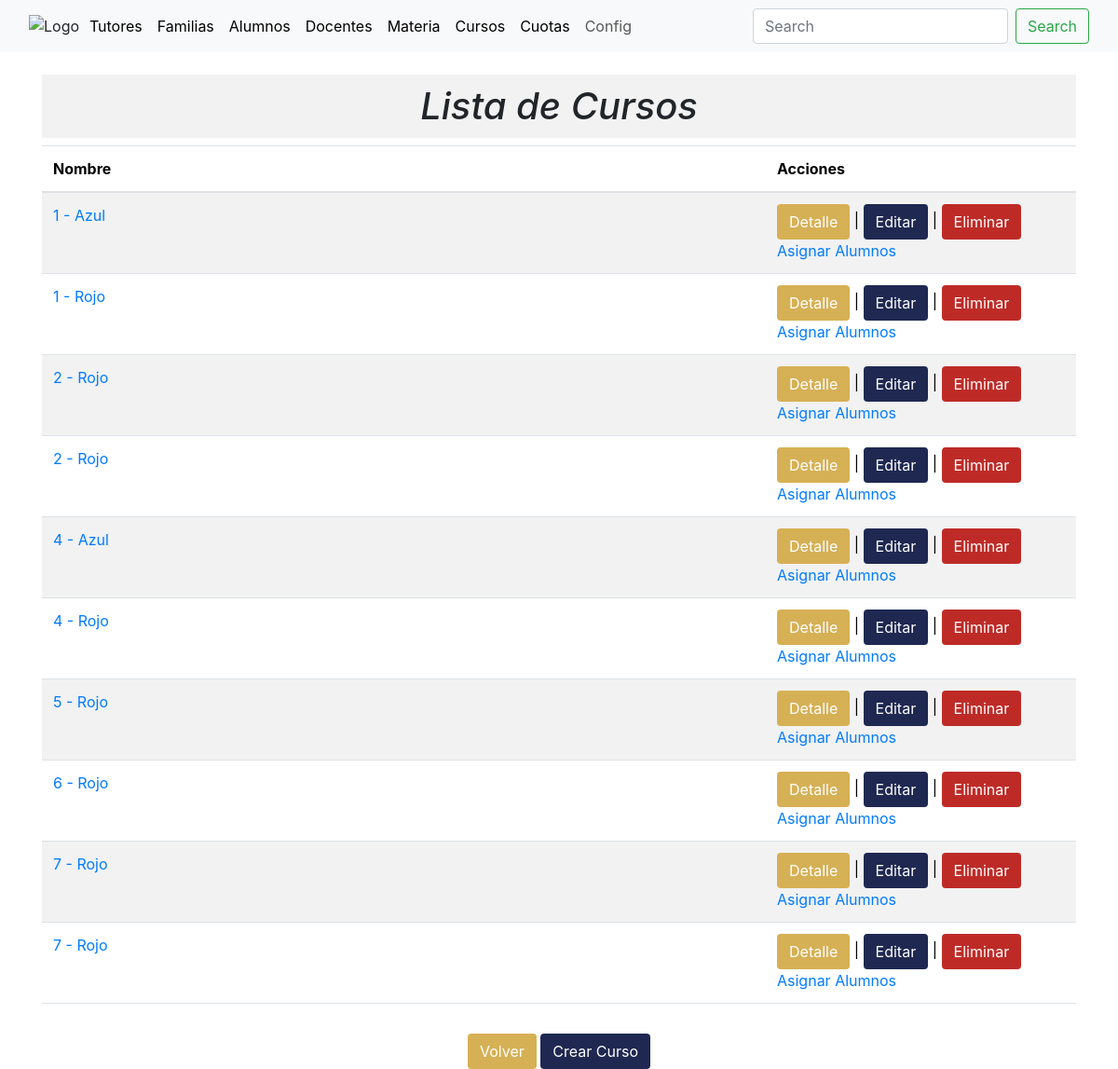
Before: /cursos/ with the older database file.
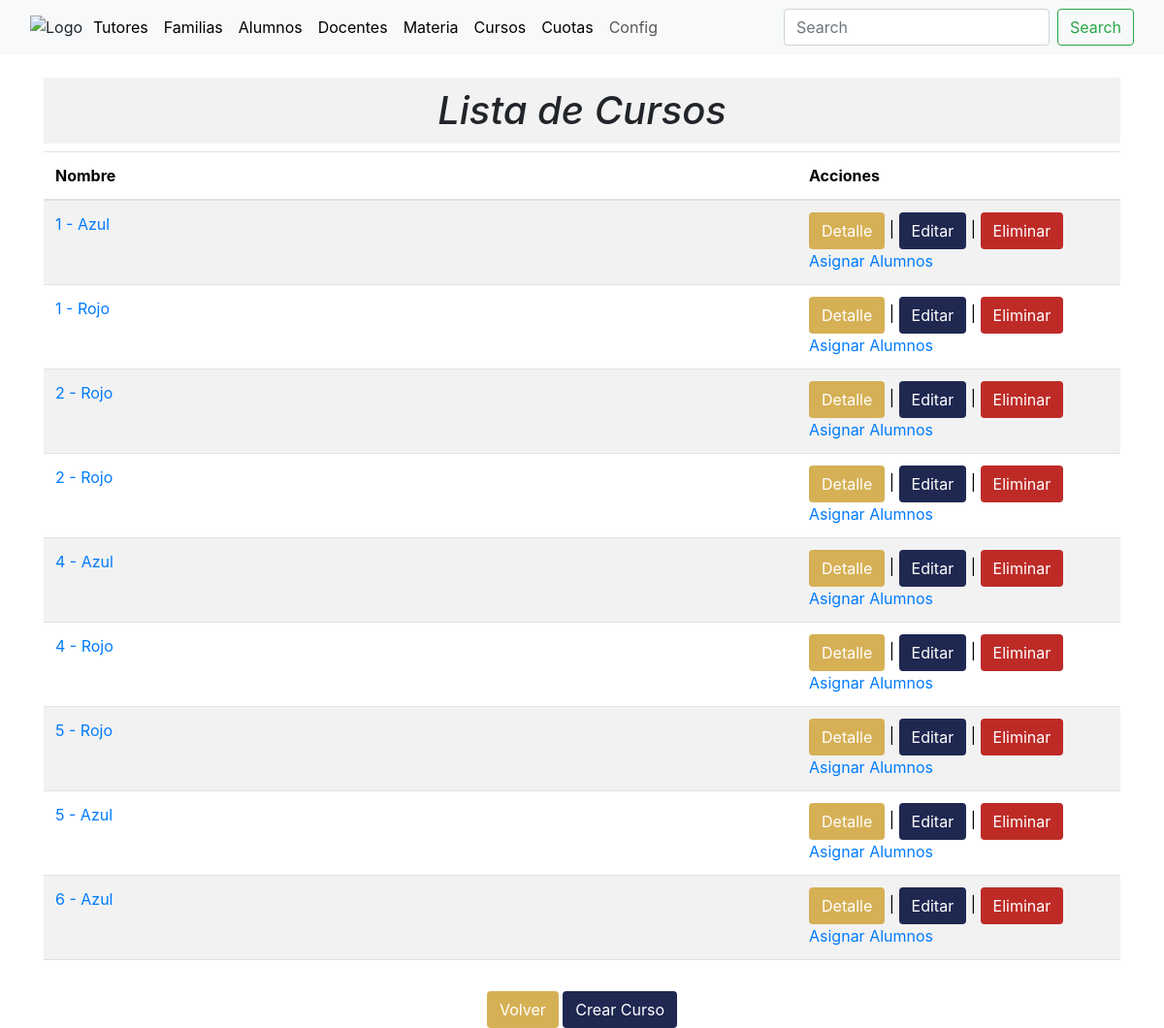
After: the same page with the newer database file.
### academico/models.py (models this page shows, shortened)
class Cursos(models.Model):
    año = [('1', 'Primero'),('2', 'Segundo'),('3', 'Tercero'),('4', 'Cuarto'),('5', 'Quinto'),('6', 'Sexto'),('7', 'Septimo'),]
    años = models.CharField(max_length=1, choices=año, default=1)
    Division = models.ForeignKey(Division, on_delete=models.CASCADE)
    Materias = models.ManyToManyField(Materias,blank=False, related_name="cursos")
    nivel = [('1', 'Inicial'),('2', 'Primario'),('3', 'Secundario')]
    Nivels = models.CharField(max_length=1, choices=nivel, default=1)
    class Meta:
        db_table = 'Cursos'
        verbose_name = 'Curso'
        verbose_name_plural = 'Cursos'

class Division(models.Model):
    Division = models.CharField(max_length=255)
    def __str__(self):
        return '%s '%(self.Division)
    class Meta:
        db_table = 'Divisiones'
        verbose_name = 'Division'
        verbose_name_plural = 'Divisiones'

### academico/views.py (the view)
# urls.py: path('cursos/', views.cursos_list, name='cursos_list'),
def cursos_list(request):
    cursos = Cursos.objects.all()
    materias = Materias.objects.all()  # Agrega las materias al contexto
    tutores = Docentes.objects.all()  # Agrega los tutores al contexto
    context = {
        'cursos': cursos,
        'materias': materias,
        'tutores': tutores
    }
    return render(request, 'curso_list.html', context)

### academico/models.py (called while the page is built)
    def __str__(self):
        return '%s %s '%(self.Apellidos, self.Nombres)

### academico/templates/curso_list.html (shortened to what this page needs)
{% extends "base.html" %}
{% block content %}
<main>
  <div class="container mt-4">
    <div class="row justify-content-center">
      <div class="col-md-12 text-center">
        <h1 style="font-style: italic; background-color: #f2f2f2; padding: 10px;">Lista de Cursos</h1>
      </div>
    </div>
    <div class="row justify-content-center">
      <div class="col-md-12"> <div class="table-responsive">
        <table class="table table-striped table-hover">
          <thead>
            <tr>
              <th style="width: 70%;">Nombre</th>
              <th>Acciones</th>
            </tr>
          </thead>
          <tbody>
            {% for curso in cursos|dictsort:"años" %}
            <tr>
              <td>
                <a href="{% url 'materias_curso' curso.pk %}">{{ curso.años }} - {{ curso.Division }}</a>
              </td>
              <td>
                <button type="button" class="btn" style="background-color: rgb(214,176,85); color: white;"
                        data-toggle="modal" data-target="#cursoDetailsModal{{ curso.pk }}">Detalle</button> |
                <button type="button" class="btn" style="background-color: rgb(31,40,81); color: white;"
                        data-toggle="modal" data-target="#cursoEditModal{{ curso.pk }}">Editar</button> |
                <button type="button" class="btn" style="background-color: rgb(190,43,39); color: white;"
                        data-toggle="modal" data-target="#cursoDeleteModal{{ curso.pk }}">Eliminar</button>
                        <br><a href="{% url 'agregar_alumno_curso' curso.id %}">Asignar Alumnos</a>
              </td>
            </tr>
            {% endfor %}
          </tbody>
        </table>
        </div>
      </div>
    </div>
    <div class="row justify-content-center mt-3">
      <div class="col-md-8 text-center">
        <button type="button" class="btn" style="background-color: rgb(214,176,85); color: white;" onclick="location.href='{% url 'index' %}'">Volver</button>
        <button type="button" class="btn" style="background-color: rgb(31,40,81); color: white;" onclick="location.href='{% url 'curso_create' %}'">Crear Curso</button>
      </div>
    </div>
  </div>
</main>
{% endblock %}"

### academico/templates/base.html (shortened to what this page needs)
{% load static %}
<!DOCTYPE html>
<html lang="en">
<head>
    <link href="https://cdn.jsdelivr.net/npm/bootstrap@5.3.3/dist/css/bootstrap.min.css" rel="stylesheet">
    <link rel="stylesheet" href="https://stackpath.bootstrapcdn.com/bootstrap/4.5.2/css/bootstrap.min.css">
</head>
<body>
    <header>
        <nav class="navbar navbar-expand-lg bg-body-tertiary">
            <div class="container-fluid">
              <img src="{% static 'img/escudo.png' %}" width="5%" alt="Logo" id="logo-link">
              <div class="collapse navbar-collapse" id="navbarSupportedContent">
                <ul class="navbar-nav me-auto mb-2 mb-lg-0">
                    <li class="nav-item">
                      <a class="nav-link active" aria-current="page" href='{% url 'tutores_list'%}'>Tutores</a>
                    </li>
                    <li class="nav-item">
                      <a class="nav-link active" aria-current="page" href='{% url 'familia_list'%}'>Familias</a>
                    </li>
                    <li class="nav-item">
                      <a class="nav-link active" aria-current="page" href='{% url 'lista_alumnos'%}'>Alumnos</a>
                    </li>
                    <li class="nav-item">
                      <a class="nav-link active" aria-current="page" href='{% url 'docentes_list'%}'>Docentes</a>
                    </li>
                    <li class="nav-item">
                      <a class="nav-link active" aria-current="page" href='{% url 'materia_list'%}'>Materia</a>
                    </li>
                    <li class="nav-item">
                      <a class="nav-link active" aria-current="page" href='{% url 'cursos_list'%}'>Cursos</a>
                    </li>
                    <li class="nav-item">
                      <a class="nav-link active" aria-current="page" href='{% url 'cuotas_list'%}'>Cuotas</a>
                    </li>
                    <li class="nav-item">
                      <a class="nav-link" aria-current="page" href='{% url 'configuracion'%}'>Config</a>
                    </li>
                </ul>
                <form class="d-flex" role="search">
                  <input class="form-control me-2" type="search" placeholder="Search" aria-label="Search">
                  <button class="btn btn-outline-success" type="submit">Search</button>
                </form>
              </div>
            </div>
          </nav>
    </header>
    {% block content %}
    {% endblock %}
</body>
</html>

Changed rows visible on the page:
removed Cursos: años "6", Division "Rojo"
removed Cursos: años "7", Division "Rojo"
removed Cursos: años "7", Division "Rojo"
added Cursos: años "5", Division "Azul"
added Cursos: años "6", Division "Azul"
